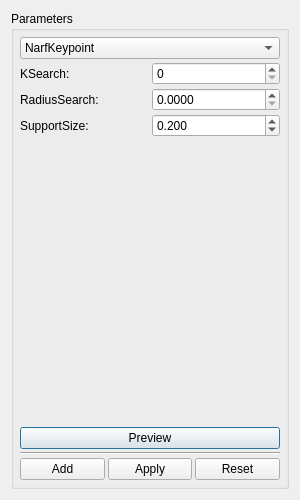
<?xml version="1.0" encoding="UTF-8"?>
<ui version="4.0">
 <class>KeyPoints</class>
 <widget class="QDialog" name="KeyPoints">
  <property name="geometry">
   <rect>
    <x>0</x>
    <y>0</y>
    <width>300</width>
    <height>500</height>
   </rect>
  </property>
  <property name="minimumSize">
   <size>
    <width>300</width>
    <height>400</height>
   </size>
  </property>
  <property name="windowTitle">
   <string>KeyPoints</string>
  </property>
  <layout class="QVBoxLayout" name="verticalLayout_main">
   <item>
    <widget class="QGroupBox" name="groupBox">
     <property name="title">
      <string>Parameters</string>
     </property>
     <layout class="QVBoxLayout" name="verticalLayout">
      <property name="spacing">
       <number>3</number>
      </property>
      <property name="leftMargin">
       <number>6</number>
      </property>
      <property name="topMargin">
       <number>6</number>
      </property>
      <property name="rightMargin">
       <number>6</number>
      </property>
      <property name="bottomMargin">
       <number>6</number>
      </property>
      <item>
       <widget class="QComboBox" name="cbox_type">
        <item>
         <property name="text">
          <string>NarfKeypoint</string>
         </property>
        </item>
        <item>
         <property name="text">
          <string>HarrisKeypoint</string>
         </property>
        </item>
        <item>
         <property name="text">
          <string>ISSKeypoint</string>
         </property>
        </item>
        <item>
         <property name="text">
          <string>SIFTKeypoint</string>
         </property>
        </item>
        <item>
         <property name="text">
          <string>TrajkovicKeypoint</string>
         </property>
        </item>
       </widget>
      </item>
      <item>
       <layout class="QHBoxLayout" name="horizontalLayout_2">
        <item>
         <widget class="QLabel" name="label">
          <property name="text">
           <string>KSearch: </string>
          </property>
         </widget>
        </item>
        <item>
         <widget class="QSpinBox" name="spin_k">
          <property name="maximum">
           <number>9999</number>
          </property>
         </widget>
        </item>
       </layout>
      </item>
      <item>
       <layout class="QHBoxLayout" name="horizontalLayout_3">
        <item>
         <widget class="QLabel" name="label_2">
          <property name="text">
           <string>RadiusSearch: </string>
          </property>
         </widget>
        </item>
        <item>
         <widget class="QDoubleSpinBox" name="dspin_r">
          <property name="decimals">
           <number>4</number>
          </property>
          <property name="maximum">
           <double>9999.000000000000000</double>
          </property>
         </widget>
        </item>
       </layout>
      </item>
      <item>
       <widget class="QStackedWidget" name="stackedWidget">
        <property name="currentIndex">
         <number>0</number>
        </property>
        <widget class="QWidget" name="NarfKeypoint">
         <layout class="QVBoxLayout" name="verticalLayout_11">
          <property name="spacing">
           <number>3</number>
          </property>
          <property name="leftMargin">
           <number>0</number>
          </property>
          <property name="topMargin">
           <number>0</number>
          </property>
          <property name="rightMargin">
           <number>0</number>
          </property>
          <property name="bottomMargin">
           <number>0</number>
          </property>
          <item>
           <layout class="QHBoxLayout" name="horizontalLayout_23">
            <item>
             <widget class="QLabel" name="label_22">
              <property name="text">
               <string>SupportSize: </string>
              </property>
             </widget>
            </item>
            <item>
             <widget class="QDoubleSpinBox" name="dspin_support_size">
              <property name="decimals">
               <number>3</number>
              </property>
              <property name="maximum">
               <double>99999.000000000000000</double>
              </property>
              <property name="value">
               <double>0.200000000000000</double>
              </property>
             </widget>
            </item>
           </layout>
          </item>
          <item>
           <spacer name="verticalSpacer_5">
            <property name="orientation">
             <enum>Qt::Vertical</enum>
            </property>
            <property name="sizeHint" stdset="0">
             <size>
              <width>20</width>
              <height>40</height>
             </size>
            </property>
           </spacer>
          </item>
         </layout>
        </widget>
        <widget class="QWidget" name="HarrisKeypoint">
         <layout class="QVBoxLayout" name="verticalLayout_3">
          <property name="spacing">
           <number>3</number>
          </property>
          <property name="leftMargin">
           <number>0</number>
          </property>
          <property name="topMargin">
           <number>0</number>
          </property>
          <property name="rightMargin">
           <number>0</number>
          </property>
          <property name="bottomMargin">
           <number>0</number>
          </property>
          <item>
           <layout class="QHBoxLayout" name="horizontalLayout_4">
            <item>
             <widget class="QLabel" name="label_3">
              <property name="text">
               <string>Method:</string>
              </property>
             </widget>
            </item>
            <item>
             <widget class="QComboBox" name="cbox_response_method">
              <item>
               <property name="text">
                <string>HARRIS</string>
               </property>
              </item>
              <item>
               <property name="text">
                <string>NOBLE</string>
               </property>
              </item>
              <item>
               <property name="text">
                <string>LOWE</string>
               </property>
              </item>
              <item>
               <property name="text">
                <string>TOMASI</string>
               </property>
              </item>
              <item>
               <property name="text">
                <string>CURVATURE</string>
               </property>
              </item>
             </widget>
            </item>
           </layout>
          </item>
          <item>
           <layout class="QHBoxLayout" name="horizontalLayout_6">
            <item>
             <widget class="QLabel" name="label_5">
              <property name="text">
               <string>Threshold: </string>
              </property>
             </widget>
            </item>
            <item>
             <widget class="QDoubleSpinBox" name="dspin_threshold">
              <property name="decimals">
               <number>4</number>
              </property>
              <property name="maximum">
               <double>9999.000000000000000</double>
              </property>
             </widget>
            </item>
           </layout>
          </item>
          <item>
           <widget class="QCheckBox" name="check_non_maxima">
            <property name="text">
             <string>NonMaxSuppression</string>
            </property>
            <property name="checked">
             <bool>true</bool>
            </property>
           </widget>
          </item>
          <item>
           <widget class="QCheckBox" name="check_do_refine">
            <property name="text">
             <string>Refine</string>
            </property>
            <property name="checked">
             <bool>true</bool>
            </property>
           </widget>
          </item>
          <item>
           <spacer name="verticalSpacer">
            <property name="orientation">
             <enum>Qt::Vertical</enum>
            </property>
            <property name="sizeHint" stdset="0">
             <size>
              <width>20</width>
              <height>40</height>
             </size>
            </property>
           </spacer>
          </item>
         </layout>
        </widget>
        <widget class="QWidget" name="ISSKeypoint">
         <layout class="QVBoxLayout" name="verticalLayout_4">
          <property name="spacing">
           <number>3</number>
          </property>
          <property name="leftMargin">
           <number>0</number>
          </property>
          <property name="topMargin">
           <number>0</number>
          </property>
          <property name="rightMargin">
           <number>0</number>
          </property>
          <property name="bottomMargin">
           <number>0</number>
          </property>
          <item>
           <layout class="QHBoxLayout" name="horizontalLayout_11">
            <item>
             <widget class="QLabel" name="label_10">
              <property name="text">
               <string>Threshold21: </string>
              </property>
             </widget>
            </item>
            <item>
             <widget class="QDoubleSpinBox" name="dspin_gamma_21">
              <property name="decimals">
               <number>4</number>
              </property>
              <property name="maximum">
               <double>9999.000000000000000</double>
              </property>
              <property name="value">
               <double>0.975000000000000</double>
              </property>
             </widget>
            </item>
           </layout>
          </item>
          <item>
           <layout class="QHBoxLayout" name="horizontalLayout_12">
            <item>
             <widget class="QLabel" name="label_11">
              <property name="text">
               <string>Threshold32: </string>
              </property>
             </widget>
            </item>
            <item>
             <widget class="QDoubleSpinBox" name="dspin_gamma_32">
              <property name="decimals">
               <number>4</number>
              </property>
              <property name="maximum">
               <double>9999.000000000000000</double>
              </property>
              <property name="value">
               <double>0.975000000000000</double>
              </property>
             </widget>
            </item>
           </layout>
          </item>
          <item>
           <layout class="QHBoxLayout" name="horizontalLayout_13">
            <item>
             <widget class="QLabel" name="label_12">
              <property name="text">
               <string>MinNeighbors: </string>
              </property>
             </widget>
            </item>
            <item>
             <widget class="QSpinBox" name="spin_min_neighbors">
              <property name="maximum">
               <number>9999</number>
              </property>
              <property name="value">
               <number>5</number>
              </property>
             </widget>
            </item>
           </layout>
          </item>
          <item>
           <layout class="QHBoxLayout" name="horizontalLayout_14">
            <item>
             <widget class="QLabel" name="label_13">
              <property name="text">
               <string>AngleThreshold: </string>
              </property>
             </widget>
            </item>
            <item>
             <widget class="QDoubleSpinBox" name="dspin_angle">
              <property name="maximum">
               <double>360.000000000000000</double>
              </property>
              <property name="value">
               <double>90.000000000000000</double>
              </property>
             </widget>
            </item>
           </layout>
          </item>
          <item>
           <spacer name="verticalSpacer_2">
            <property name="orientation">
             <enum>Qt::Vertical</enum>
            </property>
            <property name="sizeHint" stdset="0">
             <size>
              <width>20</width>
              <height>40</height>
             </size>
            </property>
           </spacer>
          </item>
         </layout>
        </widget>
        <widget class="QWidget" name="SIFTKeypoint">
         <layout class="QVBoxLayout" name="verticalLayout_7">
          <property name="spacing">
           <number>3</number>
          </property>
          <property name="leftMargin">
           <number>0</number>
          </property>
          <property name="topMargin">
           <number>0</number>
          </property>
          <property name="rightMargin">
           <number>0</number>
          </property>
          <property name="bottomMargin">
           <number>0</number>
          </property>
          <item>
           <layout class="QHBoxLayout" name="horizontalLayout_15">
            <item>
             <widget class="QLabel" name="label_14">
              <property name="text">
               <string>MinScale: </string>
              </property>
             </widget>
            </item>
            <item>
             <widget class="QDoubleSpinBox" name="dspin_min_scale">
              <property name="decimals">
               <number>4</number>
              </property>
              <property name="maximum">
               <double>9999.000000000000000</double>
              </property>
              <property name="value">
               <double>0.010000000000000</double>
              </property>
             </widget>
            </item>
           </layout>
          </item>
          <item>
           <layout class="QHBoxLayout" name="horizontalLayout_16">
            <item>
             <widget class="QLabel" name="label_15">
              <property name="text">
               <string>Octaves: </string>
              </property>
             </widget>
            </item>
            <item>
             <widget class="QSpinBox" name="spin_nr_octaves">
              <property name="maximum">
               <number>9999</number>
              </property>
              <property name="value">
               <number>3</number>
              </property>
             </widget>
            </item>
           </layout>
          </item>
          <item>
           <layout class="QHBoxLayout" name="horizontalLayout_17">
            <item>
             <widget class="QLabel" name="label_16">
              <property name="text">
               <string>ScalesPerOct: </string>
              </property>
             </widget>
            </item>
            <item>
             <widget class="QSpinBox" name="spin_nr_scales_per_octave">
              <property name="maximum">
               <number>9999</number>
              </property>
              <property name="value">
               <number>2</number>
              </property>
             </widget>
            </item>
           </layout>
          </item>
          <item>
           <layout class="QHBoxLayout" name="horizontalLayout_18">
            <item>
             <widget class="QLabel" name="label_17">
              <property name="text">
               <string>MinContrast: </string>
              </property>
             </widget>
            </item>
            <item>
             <widget class="QDoubleSpinBox" name="dspin_min_contrast">
              <property name="sizePolicy">
               <sizepolicy hsizetype="Ignored" vsizetype="Fixed">
                <horstretch>0</horstretch>
                <verstretch>0</verstretch>
               </sizepolicy>
              </property>
              <property name="decimals">
               <number>4</number>
              </property>
              <property name="minimum">
               <double>-9999.000000000000000</double>
              </property>
              <property name="maximum">
               <double>9999.000000000000000</double>
              </property>
              <property name="value">
               <double>0.000000000000000</double>
              </property>
             </widget>
            </item>
           </layout>
          </item>
          <item>
           <spacer name="verticalSpacer_3">
            <property name="orientation">
             <enum>Qt::Vertical</enum>
            </property>
            <property name="sizeHint" stdset="0">
             <size>
              <width>20</width>
              <height>40</height>
             </size>
            </property>
           </spacer>
          </item>
         </layout>
        </widget>
        <widget class="QWidget" name="TrajkovicKeypoint">
         <layout class="QVBoxLayout" name="verticalLayout_10">
          <property name="spacing">
           <number>3</number>
          </property>
          <property name="leftMargin">
           <number>0</number>
          </property>
          <property name="topMargin">
           <number>0</number>
          </property>
          <property name="rightMargin">
           <number>0</number>
          </property>
          <property name="bottomMargin">
           <number>0</number>
          </property>
          <item>
           <layout class="QHBoxLayout" name="horizontalLayout_19">
            <item>
             <widget class="QLabel" name="label_18">
              <property name="text">
               <string>Method: </string>
              </property>
             </widget>
            </item>
            <item>
             <widget class="QComboBox" name="cbox_compute_method">
              <property name="sizePolicy">
               <sizepolicy hsizetype="Ignored" vsizetype="Fixed">
                <horstretch>0</horstretch>
                <verstretch>0</verstretch>
               </sizepolicy>
              </property>
              <item>
               <property name="text">
                <string>FOUR_CORNERS</string>
               </property>
              </item>
              <item>
               <property name="text">
                <string>EIGHT_CORNERS</string>
               </property>
              </item>
             </widget>
            </item>
           </layout>
          </item>
          <item>
           <layout class="QHBoxLayout" name="horizontalLayout_20">
            <item>
             <widget class="QLabel" name="label_19">
              <property name="text">
               <string>WindowSize: </string>
              </property>
             </widget>
            </item>
            <item>
             <widget class="QSpinBox" name="spin_window_size">
              <property name="maximum">
               <number>9999</number>
              </property>
              <property name="value">
               <number>3</number>
              </property>
             </widget>
            </item>
           </layout>
          </item>
          <item>
           <layout class="QHBoxLayout" name="horizontalLayout_21">
            <item>
             <widget class="QLabel" name="label_20">
              <property name="text">
               <string>FirstThreshold: </string>
              </property>
             </widget>
            </item>
            <item>
             <widget class="QDoubleSpinBox" name="dspin_first_threshold">
              <property name="decimals">
               <number>5</number>
              </property>
              <property name="maximum">
               <double>9999.000000000000000</double>
              </property>
              <property name="value">
               <double>0.000460000000000</double>
              </property>
             </widget>
            </item>
           </layout>
          </item>
          <item>
           <layout class="QHBoxLayout" name="horizontalLayout_22">
            <item>
             <widget class="QLabel" name="label_21">
              <property name="text">
               <string>SecondThreshold: </string>
              </property>
             </widget>
            </item>
            <item>
             <widget class="QDoubleSpinBox" name="dspin_second_threshold">
              <property name="decimals">
               <number>5</number>
              </property>
              <property name="maximum">
               <double>9999.000000000000000</double>
              </property>
              <property name="value">
               <double>0.035890000000000</double>
              </property>
             </widget>
            </item>
           </layout>
          </item>
          <item>
           <spacer name="verticalSpacer_4">
            <property name="orientation">
             <enum>Qt::Vertical</enum>
            </property>
            <property name="sizeHint" stdset="0">
             <size>
              <width>20</width>
              <height>40</height>
             </size>
            </property>
           </spacer>
          </item>
         </layout>
        </widget>
       </widget>
      </item>
      <item>
       <widget class="QPushButton" name="btn_preview">
        <property name="text">
         <string>Preview</string>
        </property>
        <property name="icon">
         <iconset resource="../resources/res.qrc">
          <normaloff>:/res/icon/preview.svg</normaloff>:/res/icon/preview.svg</iconset>
        </property>
       </widget>
      </item>
      <item>
       <widget class="Line" name="line">
        <property name="orientation">
         <enum>Qt::Horizontal</enum>
        </property>
       </widget>
      </item>
      <item>
       <layout class="QHBoxLayout" name="horizontalLayout">
        <item>
         <widget class="QPushButton" name="btn_add">
          <property name="text">
           <string>Add</string>
          </property>
          <property name="icon">
           <iconset resource="../resources/res.qrc">
            <normaloff>:/res/icon/add.svg</normaloff>:/res/icon/add.svg</iconset>
          </property>
         </widget>
        </item>
        <item>
         <widget class="QPushButton" name="btn_apply">
          <property name="text">
           <string>Apply</string>
          </property>
          <property name="icon">
           <iconset resource="../resources/res.qrc">
            <normaloff>:/res/icon/apply1.svg</normaloff>:/res/icon/apply1.svg</iconset>
          </property>
         </widget>
        </item>
        <item>
         <widget class="QPushButton" name="btn_reset">
          <property name="text">
           <string>Reset</string>
          </property>
          <property name="icon">
           <iconset resource="../resources/res.qrc">
            <normaloff>:/res/icon/reset.svg</normaloff>:/res/icon/reset.svg</iconset>
          </property>
         </widget>
        </item>
       </layout>
      </item>
     </layout>
    </widget>
   </item>
  </layout>
 </widget>
 <resources>
  <include location="../resources/res.qrc"/>
 </resources>
 <connections>
  <connection>
   <sender>cbox_type</sender>
   <signal>currentIndexChanged(int)</signal>
   <receiver>stackedWidget</receiver>
   <slot>setCurrentIndex(int)</slot>
   <hints>
    <hint type="sourcelabel">
     <x>121</x>
     <y>57</y>
    </hint>
    <hint type="destinationlabel">
     <x>130</x>
     <y>137</y>
    </hint>
   </hints>
  </connection>
 </connections>
</ui>
